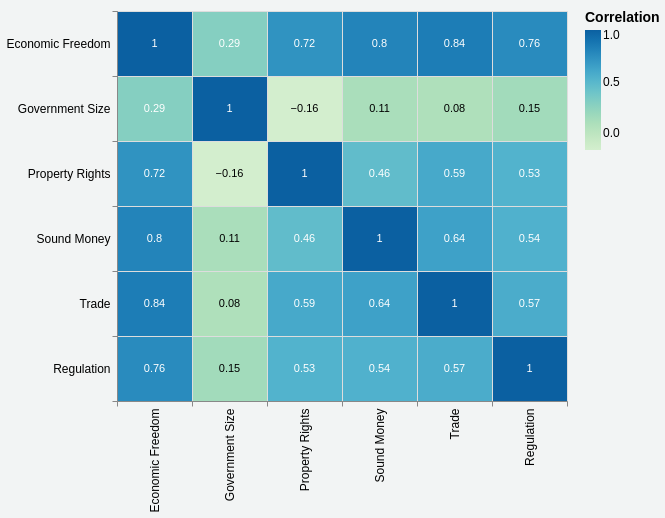

This figure's Vega-Lite source:
### Vega-Lite specification from a JSON file in a GitHub repository (floating-point values rounded to 4 significant figures)
{"$schema": "https://vega.github.io/schema/vega-lite/v5.json", "width": 450, "height": 390, "background": "#F2F4F4", "data": {"values": [{"fst_factor": "Economic Freedom", "scnd_factor": "Economic Freedom", "correlation": 1.0}, {"fst_factor": "Economic Freedom", "scnd_factor": "Government Size", "correlation": 0.29}, {"fst_factor": "Economic Freedom", "scnd_factor": "Property Rights", "correlation": 0.72}, {"fst_factor": "Economic Freedom", "scnd_factor": "Sound Money", "correlation": 0.8}, {"fst_factor": "Economic Freedom", "scnd_factor": "Trade", "correlation": 0.84}, {"fst_factor": "Economic Freedom", "scnd_factor": "Regulation", "correlation": 0.76}, {"fst_factor": "Government Size", "scnd_factor": "Economic Freedom", "correlation": 0.29}, {"fst_factor": "Government Size", "scnd_factor": "Government Size", "correlation": 1.0}, {"fst_factor": "Government Size", "scnd_factor": "Property Rights", "correlation": -0.16}, {"fst_factor": "Government Size", "scnd_factor": "Sound Money", "correlation": 0.11}, {"fst_factor": "Government Size", "scnd_factor": "Trade", "correlation": 0.08}, {"fst_factor": "Government Size", "scnd_factor": "Regulation", "correlation": 0.15}, {"fst_factor": "Property Rights", "scnd_factor": "Economic Freedom", "correlation": 0.72}, {"fst_factor": "Property Rights", "scnd_factor": "Government Size", "correlation": -0.16}, {"fst_factor": "Property Rights", "scnd_factor": "Property Rights", "correlation": 1.0}, {"fst_factor": "Property Rights", "scnd_factor": "Sound Money", "correlation": 0.46}, {"fst_factor": "Property Rights", "scnd_factor": "Trade", "correlation": 0.59}, {"fst_factor": "Property Rights", "scnd_factor": "Regulation", "correlation": 0.53}, {"fst_factor": "Sound Money", "scnd_factor": "Economic Freedom", "correlation": 0.8}, {"fst_factor": "Sound Money", "scnd_factor": "Government Size", "correlation": 0.11}, {"fst_factor": "Sound Money", "scnd_factor": "Property Rights", "correlation": 0.46}, {"fst_factor": "Sound Money", "scnd_factor": "Sound Money", "correlation": 1.0}, {"fst_factor": "Sound Money", "scnd_factor": "Trade", "correlation": 0.64}, {"fst_factor": "Sound Money", "scnd_factor": "Regulation", "correlation": 0.54}, {"fst_factor": "Trade", "scnd_factor": "Economic Freedom", "correlation": 0.84}, {"fst_factor": "Trade", "scnd_factor": "Government Size", "correlation": 0.08}, {"fst_factor": "Trade", "scnd_factor": "Property Rights", "correlation": 0.59}, {"fst_factor": "Trade", "scnd_factor": "Sound Money", "correlation": 0.64}, {"fst_factor": "Trade", "scnd_factor": "Trade", "correlation": 1.0}, {"fst_factor": "Trade", "scnd_factor": "Regulation", "correlation": 0.57}, {"fst_factor": "Regulation", "scnd_factor": "Economic Freedom", "correlation": 0.76}, {"fst_factor": "Regulation", "scnd_factor": "Government Size", "correlation": 0.15}, {"fst_factor": "Regulation", "scnd_factor": "Property Rights", "correlation": 0.53}, {"fst_factor": "Regulation", "scnd_factor": "Sound Money", "correlation": 0.54}, {"fst_factor": "Regulation", "scnd_factor": "Trade", "correlation": 0.57}, {"fst_factor": "Regulation", "scnd_factor": "Regulation", "correlation": 1.0}]}, "encoding": {"x": {"field": "fst_factor", "title": null, "type": "nominal", "sort": ["Economic Freedom", "Government Size", "Property Rights", "Sound Money", "Trade", "Regulation"]}, "y": {"field": "scnd_factor", "title": null, "type": "nominal", "sort": ["Economic Freedom", "Government Size", "Property Rights", "Sound Money", "Trade", "Regulation"]}}, "layer": [{"mark": "rect", "encoding": {"color": {"field": "correlation", "type": "quantitative", "title": "Correlation", "scale": {"scheme": "greenblue"}, "legend": {"direction": "vertical", "gradientLength": 120, "titleFontSize": 14, "labelFontSize": 12}}}}, {"mark": "text", "encoding": {"text": {"field": "correlation", "type": "quantitative"}, "color": {"condition": {"test": "datum['correlation'] < 0.2", "value": "black"}, "value": "white"}}}], "config": {"axis": {"grid": true, "tickBand": "extent"}, "axisX": {"labelFontSize": 12}, "axisY": {"labelFontSize": 12}}}
